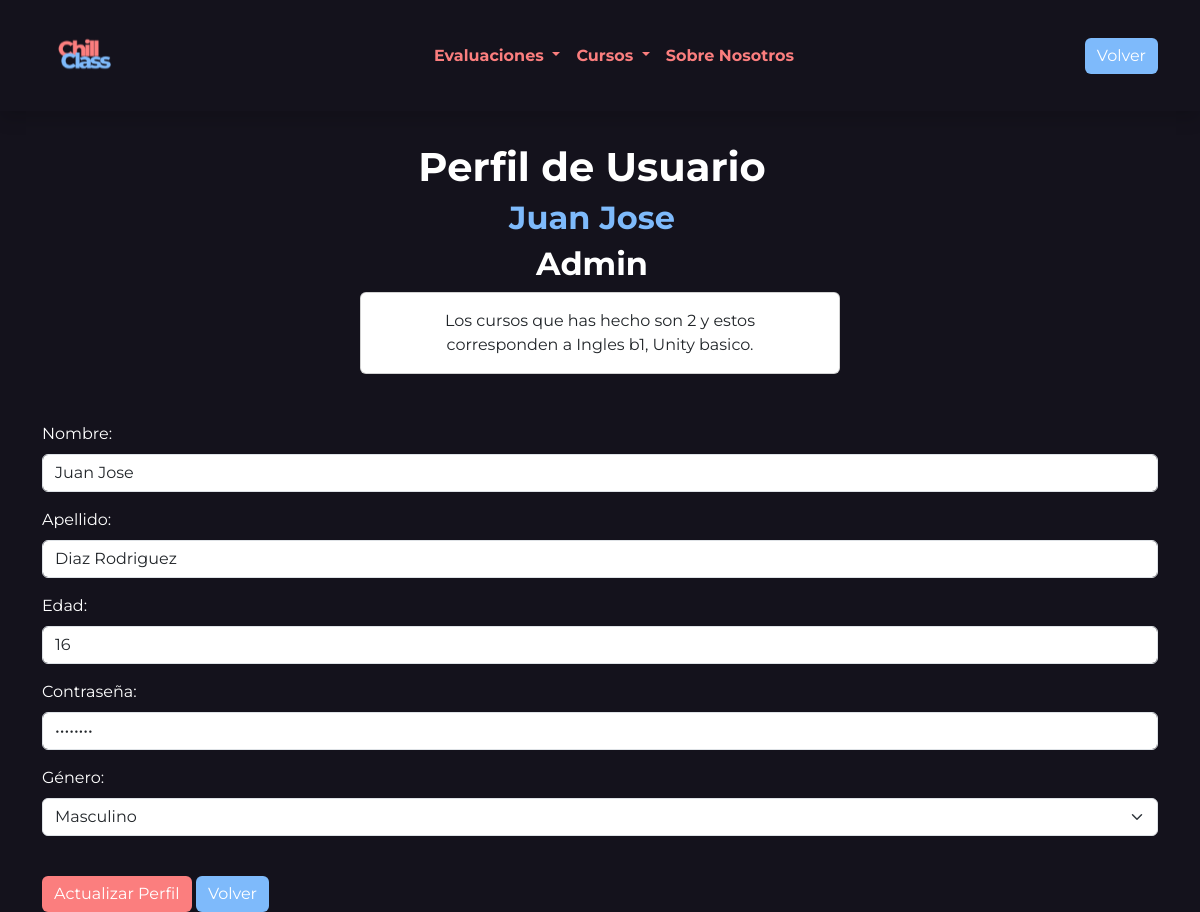
The page /ChillClass/profile.php (signed in) on the database its author committed.
### tables this page shows
CREATE TABLE `persona` (
  `id_persona` int(12) NOT NULL,
  `nombre` varchar(50) DEFAULT NULL,
  `apellido` varchar(50) DEFAULT NULL,
  `edad` int(3) DEFAULT NULL,
  `cod_genero` varchar(10) DEFAULT NULL,
  `contrasena` varchar(20) DEFAULT NULL,
  `tipo_persona` varchar(10) DEFAULT NULL,
  PRIMARY KEY (`id_persona`),
  KEY `tipo_persona` (`tipo_persona`),
  KEY `cod_genero` (`cod_genero`),
  CONSTRAINT `persona_ibfk_1` FOREIGN KEY (`tipo_persona`) REFERENCES `tipo_persona` (`tipo_persona`),
  CONSTRAINT `persona_ibfk_2` FOREIGN KEY (`tipo_persona`) REFERENCES `tipo_persona` (`tipo_persona`),
  CONSTRAINT `persona_ibfk_3` FOREIGN KEY (`cod_genero`) REFERENCES `genero` (`cod_genero`)
);

CREATE TABLE `tipo_persona` (
  `tipo_persona` varchar(10) NOT NULL,
  `descripcion` text DEFAULT NULL,
  PRIMARY KEY (`tipo_persona`)
);

### ChillClass/profile.php (the view, shortened to what this page needs)
<?php
$usuario = $_SESSION['id'];
?>
<!DOCTYPE html>
<html>
<head>
    <link rel="stylesheet" href="./assets/styles/normalize.css">
    <link rel="stylesheet" href="./assets/styles/styles.css">
    <link rel="stylesheet" href="./assets/libs/node_modules/bootstrap/dist/css/bootstrap.css">
    <link rel="stylesheet" href="https://pro.fontawesome.com/releases/v5.10.0/css/all.css" />
    <link rel="stylesheet" href="https://cdn.jsdelivr.net/npm/bootstrap-icons@1.10.5/font/bootstrap-icons.css">
</head>
<body class="oscuro">
<nav class="navbar sticky-top navbar-expand-lg oscuro shadow justify-content-between">
        <div class="container">
            <a class="navbar-brand" href="index_persona.php">
                <img src="./assets/img/logo/Logo-colores.svg" alt="Bootstrap" width="85" height="85">
            </a>
            <div class="collapse navbar-collapse align-items-center justify-content-center" id="navbarNavAltMarkup">
                <ul class="navbar-nav menu text-center">
                    <li class="nav-item dropdown">
                        <a class="nav-link fw-bold dropdown-toggle" href="#" role="button" data-bs-toggle="dropdown" aria-expanded="false">
                            Evaluaciones
                        </a>
                    </li>
                    <li class="nav-item dropdown">
                        <a class="nav-link fw-bold dropdown-toggle" href="registro_curso.php" role="button" data-bs-toggle="dropdown" aria-expanded="false">
                            Cursos
                        </a>
                    </li>
                    <li class="nav-item">
                        <a class="nav-link fw-bold" href="sobre_nosotros.php">Sobre Nosotros</a>
                    </li>
                </ul>
            </div>
            <a href="index_persona.php"><button class="btn btn-secondary active">Volver</button></a>
        </div>
    </nav>
    <?php
        $mysql_host = 'localhost';
        $mysql_user = 'root';
        $password = '';
        $dbhandle = mysqli_connect ($mysql_host, $mysql_user, $password) or die('Problemas de conexión a la BD');
        $result = mysqli_query($dbhandle, "select a.id_persona, a.nombre, a.apellido, a.edad, a.contrasena, b.cod_genero, b.descripcion descripcion_1, c.tipo_persona, c.descripcion FROM persona a, genero b, tipo_persona c where a.cod_genero= b.cod_genero and a.tipo_persona= c.tipo_persona and a.id_persona=$usuario;") or die(mysqli_error($dbhandle));
        if (mysqli_num_rows($result) > 0) {
            $row = mysqli_fetch_assoc($result);
    ?>
    <div style="margin-left: -1rem; text-align:center; margin-top: 2rem;" class="">
        <h1 class="fw-bold tx-blanco">Perfil de Usuario</h1>
        <h2 class="fw-bold tx-azul mt-1"> <?php echo $row['nombre']; ?></h2>
        <h2 class="fw-bold tx-blanco mt-1"> <?php echo $row['descripcion']; ?></h2>
    </div>
    <?php
        } else {
            echo "No se encontraron resultados para el usuario con ID $usuario.";
        }
    ?>
<?php
    $descripcion_cursos = "";
    $result = mysqli_query($dbhandle, "SELECT b.id_persona, b.nombre, d.cod_curso, d.descripcion, a.fecha_registro FROM persona_curso a, persona b, curso d WHERE b.id_persona = a.id_persona AND d.cod_curso = a.cod_curso AND b.id_persona= '".$usuario."'") or die(mysqli_error($dbhandle));
    $registros = mysqli_num_rows($result);
    if ($registros <= 0) {
        echo "<h1 style='font-size:25px; line-height: 30px; color: white'>No se encontraron cursos</h1>";
    } else {
        while ($row_cursos = mysqli_fetch_assoc($result)) {
            $descripcion_curso = $row_cursos['descripcion'];
            $descripcion_cursos .= $descripcion_curso . ", ";
        }
        $descripcion_cursos = rtrim($descripcion_cursos, ", ");
    }
    ?>
    <div class='card container' style='width: 30rem; text-align:center;'>
        <div class='card-body'>
            <p class='card-text'>
                <?php
                if ($registros > 0) {
                    echo "Los cursos que has hecho son " . $registros . " y estos corresponden a " . $descripcion_cursos . ".";
                }
                ?>
            </p>
        </div>
    </div>
    <div class="container mt-5">
        <form action="act_perfil.php" method="POST">
            <?php
            try {
                $conexion = new PDO('mysql:host=localhost;port=3306;dbname=chillclass;', 'root', '');
            } catch (PDOException $e) {
                echo "Fallo la conexión ".$e->getMessage();
            }
            try {
                $persona = $conexion->query("select a.id_persona, a.nombre, a.apellido, a.edad, a.contrasena, b.cod_genero, b.descripcion descripcion_1 FROM persona a, genero b where a.cod_genero= b.cod_genero and id_persona='".$usuario."'");
                $persona->setFetchMode(PDO::FETCH_ASSOC);
                $row = $persona->fetch();
                $vnombre=$row['nombre'];
                $vapellido=$row['apellido'];
                $vedad=$row['edad'];
                $vcontraseña=$row['contrasena'];
                $vgenero=$row['descripcion_1'];
            } catch (PDOException $e) {
                echo 'Error' . $e->getMessage();
            }
            try {
                $consulta = $conexion->query("select cod_genero, descripcion from genero");
                $consulta->setFetchMode(PDO::FETCH_ASSOC);
            } catch (PDOException $e) {
                echo $e->getMessage();
            }
            ?>
            <div class="mb-3">
                <label for="nombre" class="form-label tx-blanco">Nombre:</label>
                <input type="text" class="form-control" id="nombre" name="nombre" value="<?php echo $vnombre; ?>">
            </div>
            <div class="mb-3">
                <label for="apellido" class="form-label tx-blanco">Apellido:</label>
                <input type="text" class="form-control" id="apellido" name="apellido" value="<?php echo $vapellido; ?>">
            </div>
            <div class="mb-3">
                <label for="edad" class="form-label tx-blanco">Edad:</label>
                <input type="text" class="form-control" id="edad" name="edad" value="<?php echo $vedad; ?>">
            </div>
            <div class="mb-3">
                <label for="contraseña" class="form-label tx-blanco">Contraseña:</label>
                <input type="password" class="form-control" id="contraseña" name="contrasena" value="<?php echo $vcontraseña; ?>">
            </div>
            <div class="mb-3">
                <label for="genero" class="form-label tx-blanco">Género:</label>
                <select id="genero" name="genero" class="form-select">
                    <?php
                    while ($row = $consulta->fetch()) {
                        if ($vgenero == $row['cod_genero']) {
                            echo "<option value=".$row['cod_genero']." selected>".$row['descripcion']."</option>";
                        } else {
                            echo "<option value=".$row['cod_genero'].">".$row['descripcion']."</option>";
                        }
                    }
                    ?>
                </select>
            </div>
            <input type="submit" class="btn btn-primary mt-4" value="Actualizar Perfil">
            <a href="profile.php" class="btn btn-secondary mt-4">Volver</a>
        </form>
    </div>
</body>
</html>

### assets/styles/styles.css (style rules this page uses)
:root { --Light-Blue: #7EBAFB; --Ligt-Pink: #FB7E7E; --Gray-Nigt: #14121C; --Gray-Nigt-Input: rgba(20, 18, 28, 0.9); --White: #FFFFFF; --Black: #000000; }
* { font-family: 'Montserrat', sans-serif; }
.oscuro { background: var(--Gray-Nigt) !important; }
.tx-blanco { color: var(--White) !important; }
.tx-azul { color: var(--Light-Blue) !important; }
.btn-primary { background: var(--Ligt-Pink) !important; border: var(--Ligt-Pink) !important; }
.btn-secondary { background: var(--Light-Blue) !important; border: var(--Light-Blue) !important; }
.active { background: var(--Light-Blue) !important; }
.menu li a { transition: all 0.3s ease; color: var(--Ligt-Pink); }

### rows shown on the page
persona: nombre "Juan Jose", tipo_persona.descripcion "Admin", apellido "Diaz Rodriguez", edad "16"

### other values the page prints
$registros "2"
$descripcion_cursos "Ingles b1, Unity basico"
form field genero "Masculino"
